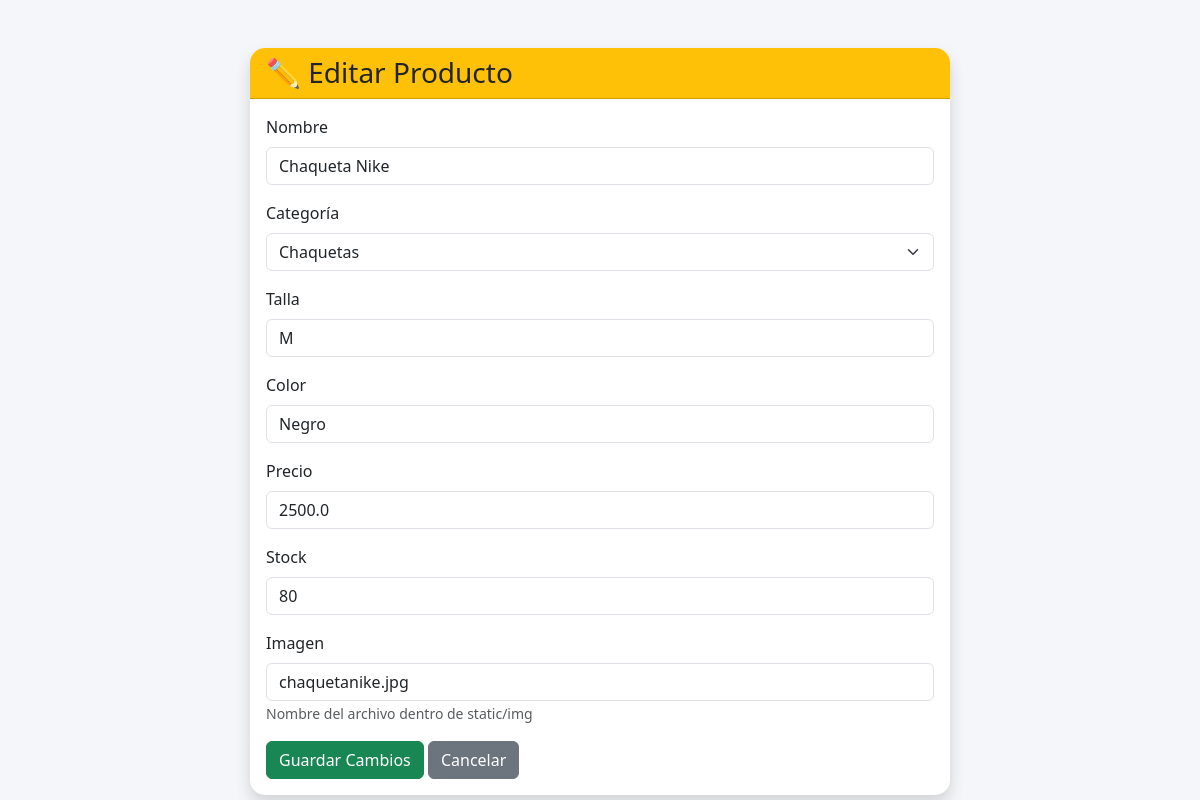
The app's page /editar_producto/7 with its own data.
### tables this page shows
CREATE TABLE productos (
        id INTEGER PRIMARY KEY AUTOINCREMENT,
        nombre TEXT NOT NULL,
        categoria TEXT NOT NULL,
        talla TEXT NOT NULL,
        color TEXT NOT NULL,
        precio REAL NOT NULL,
        stock INTEGER NOT NULL,
        imagen TEXT
    );

### app.py (the view, shortened to what this page needs)
@app.route('/editar_producto/<int:id>', methods=['GET', 'POST'])
def editar_producto(id):
    conexion = sqlite3.connect("inventario.db")
    cursor = conexion.cursor()
    cursor.execute(
        "SELECT * FROM productos WHERE id=?",
        (id,)
    )
    producto = cursor.fetchone()
    conexion.close()
    return render_template(
        'editar_producto.html',
        producto=producto
    )

### templates/editar_producto.html (shortened to what this page needs)
<!DOCTYPE html>
<html lang="es">
<head>
<link href="https://cdn.jsdelivr.net/npm/bootstrap@5.3.3/dist/css/bootstrap.min.css" rel="stylesheet">
</head>
<body>
<div class="container mt-5">
    <div class="card shadow mx-auto" style="max-width:700px;">
        <div class="card-header bg-warning">
            <h3 class="mb-0">✏️ Editar Producto</h3>
        </div>
        <div class="card-body">
            <form method="POST">
                <div class="mb-3">
                    <label class="form-label">Nombre</label>
                    <input
                        type="text"
                        name="nombre"
                        class="form-control"
                        value="{{ producto[1] }}"
                        required>
                </div>
                <div class="mb-3">
                    <label class="form-label">Categoría</label>
                    <select name="categoria" class="form-select">
                        <option {% if producto[2]=='Chaquetas' %}selected{% endif %}>Chaquetas</option>
                    </select>
                </div>
                <div class="mb-3">
                    <label class="form-label">Talla</label>
                    <input
                        type="text"
                        name="talla"
                        class="form-control"
                        value="{{ producto[3] }}"
                        required>
                </div>
                <div class="mb-3">
                    <label class="form-label">Color</label>
                    <input
                        type="text"
                        name="color"
                        class="form-control"
                        value="{{ producto[4] }}"
                        required>
                </div>
                <div class="mb-3">
                    <label class="form-label">Precio</label>
                    <input
                        type="number"
                        step="0.01"
                        name="precio"
                        class="form-control"
                        value="{{ producto[5] }}"
                        required>
                </div>
                <div class="mb-3">
                    <label class="form-label">Stock</label>
                    <input
                        type="number"
                        name="stock"
                        class="form-control"
                        value="{{ producto[6] }}"
                        required>
                </div>
                <div class="mb-3">
                    <label class="form-label">Imagen</label>
                    <input
                        type="text"
                        name="imagen"
                        class="form-control"
                        value="{{ producto[7] }}"
                        placeholder="chaquetanike.jpg">
                    <small class="text-muted">
                        Nombre del archivo dentro de static/img
                    </small>
                </div>
                <button type="submit" class="btn btn-success">
                    Guardar Cambios
                </button>
                <a href="/productos" class="btn btn-secondary">
                    Cancelar
                </a>
            </form>
        </div>
    </div>
</div>
</body>
</html>

### templates/editar_producto.html (style rules this page uses)
body { background:#f4f6f9; }
.card { border:none; border-radius:15px; }
.card-header { border-radius:15px 15px 0 0 !important; }

### records on screen
productos: nombre "Chaqueta Nike", categoria "Chaquetas", talla "M", color "Negro", precio "2500.0", stock "80", imagen "chaquetanike.jpg"
